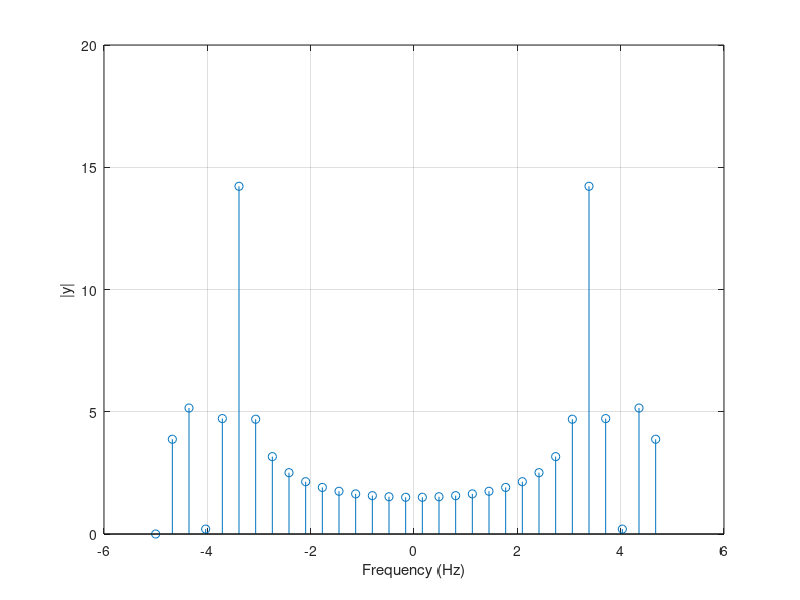
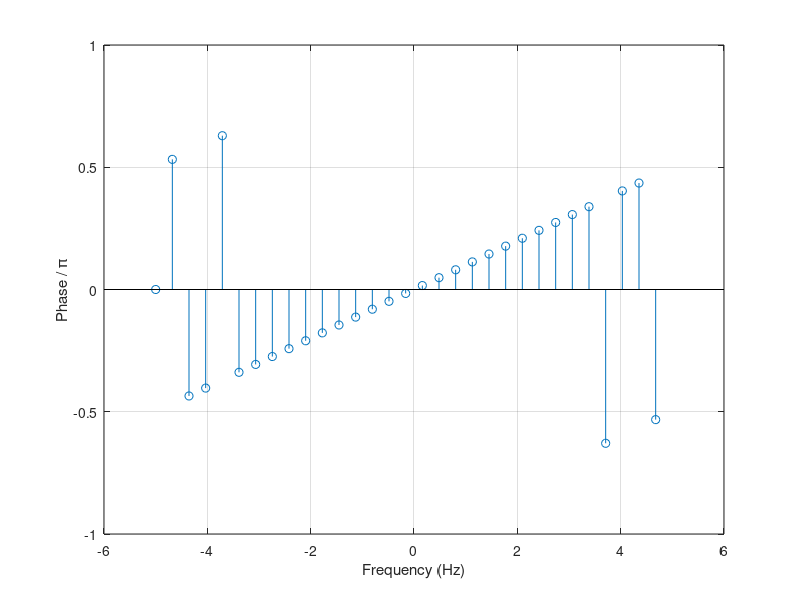
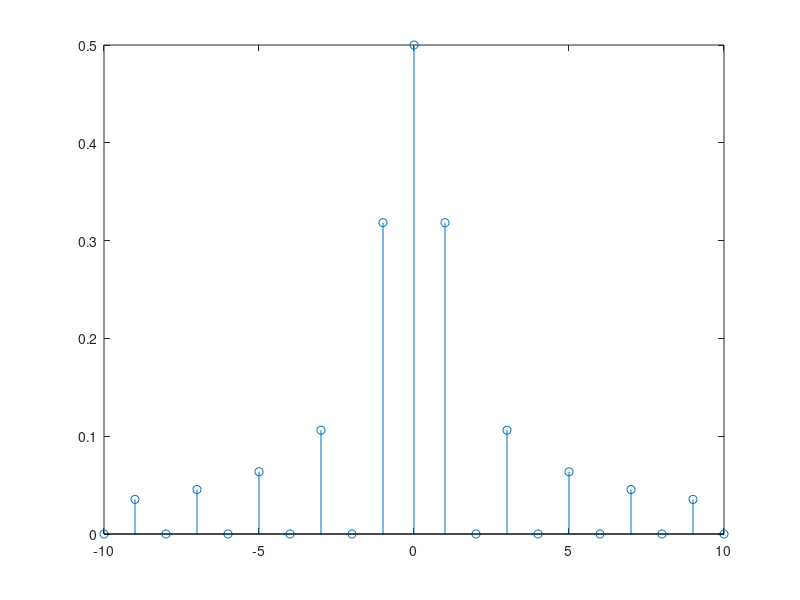
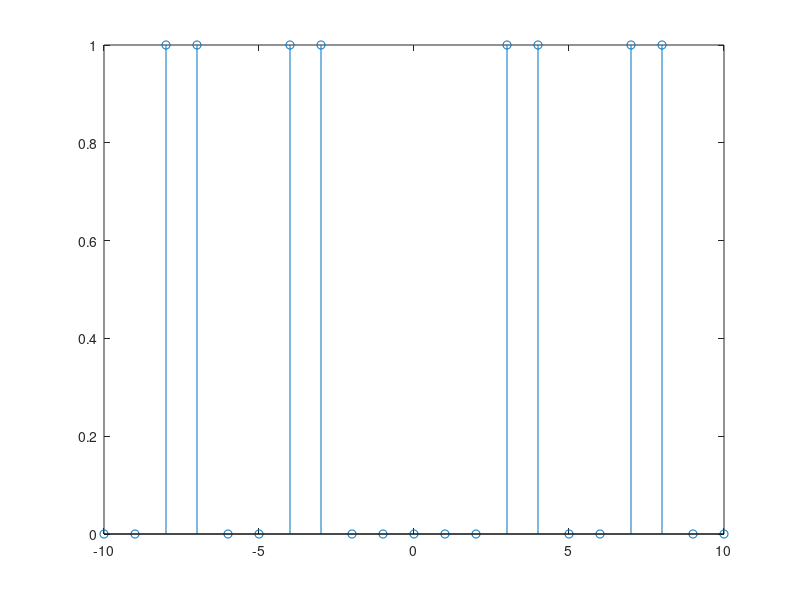

The MATLAB source for these figures, in order:






n=-10:10;


t1_2 = 5;
t0_2 = 20;
w0_2 = 2*pi/t0_2;

D_nx2= @(n) 2*(t1_2/t0_2)*sinc(1/pi*(t1_2*n*w0_2));

t1_3 = 5;
t0_3 = 40;
w0_3 = (2*pi/t0_3);

D_nx3= @(n) 2*(t1_3/t0_3)*sinc(1/pi*(t1_3*n*w0_3));
   
disp('D_nx1 at n')    
% x1=D_nx1(n)

disp('D_nx2 at n')    
x2=D_nx2(n)

disp('D_nx3 at n')    
x3=D_nx3(n)


fs = 10;
t = 0:30;
x = cos(3*(pi/10)*t)+1/2*cos((pi/10)*t)

z=fft(x);

ly = length(z);
f = (-ly/2:ly/2-1)/ly*fs;
figure(1);
stem(f,abs(z))
xlabel 'Frequency (Hz)'
ylabel '|y|'
grid
tol = 1e-6;
z(abs(z) < tol) = 0;

theta = angle(z);
figure(2)
stem(f,theta/pi)
xlabel 'Frequency (Hz)'
ylabel 'Phase / \pi'
grid

figure(3);
stem(n,abs(D_nx2(n)));
figure(4);
stem(n,angle(D_nx2(n))/pi);

figure(5);
stem(n,abs(D_nx3(n)));
figure(6);
stem(n,angle(D_nx3(n)));




